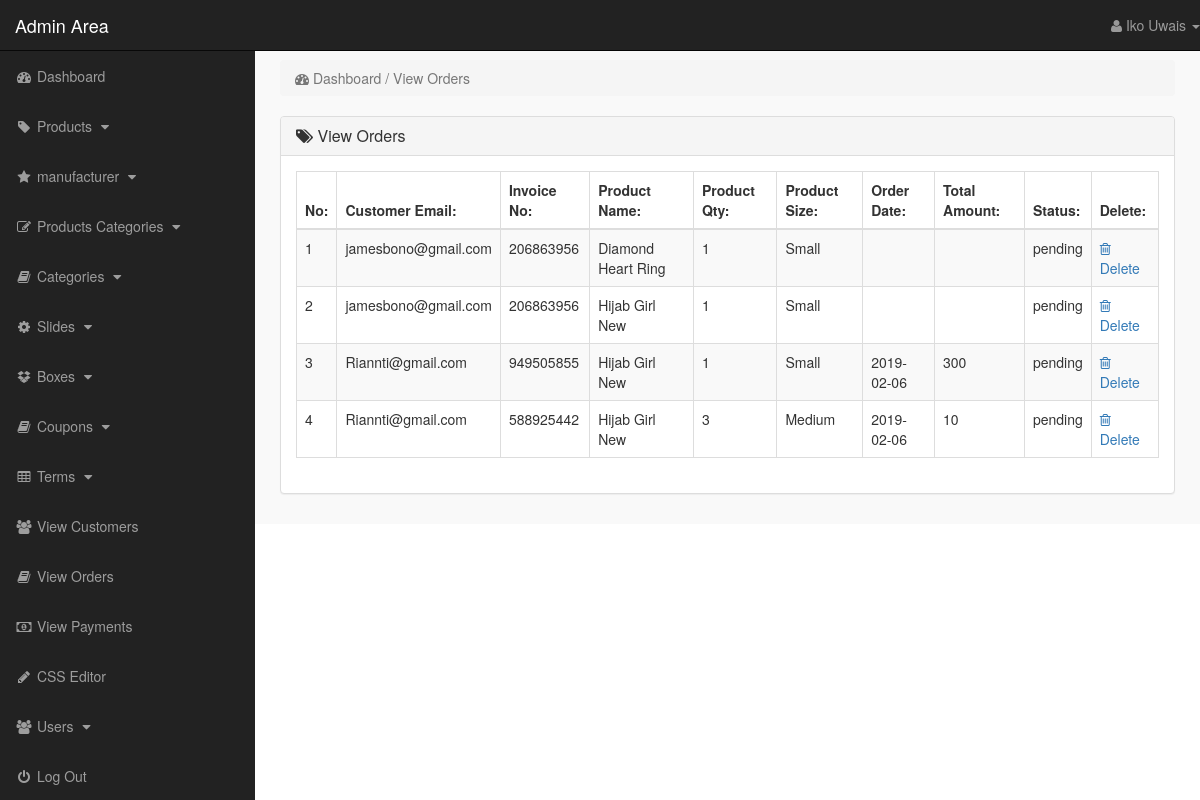
The page /M-Dev-Store/admin_area/index.php?view_orders (signed in) on the database its author committed.
### tables this page shows
CREATE TABLE `pending_orders` (
  `order_id` int(10) NOT NULL,
  `customer_id` int(10) NOT NULL,
  `invoice_no` int(10) NOT NULL,
  `product_id` text NOT NULL,
  `qty` int(10) NOT NULL,
  `size` text NOT NULL,
  `order_status` text NOT NULL
);

CREATE TABLE `customers` (
  `customer_id` int(10) NOT NULL,
  `customer_name` varchar(255) NOT NULL,
  `customer_email` varchar(255) NOT NULL,
  `customer_pass` varchar(255) NOT NULL,
  `customer_country` text NOT NULL,
  `customer_city` text NOT NULL,
  `customer_contact` varchar(255) NOT NULL,
  `customer_address` text NOT NULL,
  `customer_image` text NOT NULL,
  `customer_ip` varchar(100) NOT NULL
);

CREATE TABLE `products` (
  `product_id` int(10) NOT NULL,
  `p_cat_id` int(10) NOT NULL,
  `cat_id` int(10) NOT NULL,
  `manufacturer_id` int(10) NOT NULL,
  `date` timestamp NOT NULL DEFAULT CURRENT_TIMESTAMP ON UPDATE CURRENT_TIMESTAMP,
  `product_title` text NOT NULL,
  `product_url` text NOT NULL,
  `product_img1` text NOT NULL,
  `product_img2` text NOT NULL,
  `product_img3` text NOT NULL,
  `product_price` int(10) DEFAULT NULL,
  `product_keywords` text NOT NULL,
  `product_desc` text NOT NULL,
  `product_label` text NOT NULL,
  `product_sale` int(100) NOT NULL
);

CREATE TABLE `customer_orders` (
  `order_id` int(10) NOT NULL,
  `customer_id` int(10) NOT NULL,
  `due_amount` int(100) NOT NULL,
  `invoice_no` int(100) NOT NULL,
  `qty` int(10) NOT NULL,
  `size` text NOT NULL,
  `order_date` date NOT NULL,
  `order_status` text NOT NULL
);

### M-Dev-Store/admin_area/view_orders.php (the view)
<?php
    if(!isset($_SESSION['admin_email'])){
        echo "<script>window.open('login.php','_self')</script>";
    }else{
?>
<div class="row">
    <div class="col-lg-12">
        <ol class="breadcrumb">
            <li class="active">
                <i class="fa fa-dashboard"></i> Dashboard / View Orders
            </li>
        </ol>
    </div>
</div>
<div class="row">
    <div class="col-lg-12">
        <div class="panel panel-default">
            <div class="panel-heading">
               <h3 class="panel-title">
                   <i class="fa fa-tags"></i>  View Orders
               </h3>
            </div>
            <div class="panel-body">
                <div class="table-responsive">
                    <table class="table table-striped table-bordered table-hover">
                        <thead>
                            <tr>
                                <th> No: </th>
                                <th> Customer Email: </th>
                                <th> Invoice No: </th>
                                <th> Product Name: </th>
                                <th> Product Qty: </th>
                                <th> Product Size: </th>
                                <th> Order Date: </th>
                                <th> Total Amount: </th>
                                <th> Status: </th>
                                <th> Delete: </th>
                            </tr>
                        </thead>
                        <tbody>
                            <?php
                                $i=0;
                                $get_orders = "select * from pending_orders";
                                $run_orders = mysqli_query($con,$get_orders);
                                while($row_order=mysqli_fetch_array($run_orders)){
                                    $order_id = $row_order['order_id'];
                                    $c_id = $row_order['customer_id'];
                                    $invoice_no = $row_order['invoice_no'];
                                    $product_id = $row_order['product_id'];
                                    $qty = $row_order['qty'];
                                    $size = $row_order['size'];
                                    $order_status = $row_order['order_status'];
                                    $get_products = "select * from products where product_id='$product_id'";
                                    $run_products = mysqli_query($con,$get_products);
                                    $row_products = mysqli_fetch_array($run_products);
                                    $product_title = $row_products['product_title'];
                                    $get_customer = "select * from customers where customer_id='$c_id'";
                                    $run_customer = mysqli_query($con,$get_customer);
                                    $row_customer = mysqli_fetch_array($run_customer);
                                    $customer_email = $row_customer['customer_email'];
                                    $get_c_order = "select * from customer_orders where order_id='$order_id'";
                                    $run_c_order = mysqli_query($con,$get_c_order);
                                    $row_c_order = mysqli_fetch_array($run_c_order);
                                    $order_date = $row_c_order['order_date'];
                                    $order_amount = $row_c_order['due_amount'];
                                    $i++;
                            ?>
                            <tr>
                                <td> <?php echo $i; ?> </td>
                                <td> <?php echo $customer_email; ?> </td>
                                <td> <?php echo $invoice_no; ?></td>
                                <td> <?php echo $product_title; ?> </td>
                                <td> <?php echo $qty; ?></td>
                                <td> <?php echo $size; ?> </td>
                                <td> <?php echo $order_date; ?> </td>
                                <td> <?php echo $order_amount; ?> </td>
                                <td>
                                    <?php
                                        if($order_status=='pending'){
                                            echo $order_status='pending';
                                        }else{
                                            echo $order_status='Complete';
                                        }
                                    ?>
                                </td>
                                <td>
                                     <a href="index.php?delete_order=<?php echo $order_id; ?>">
                                        <i class="fa fa-trash-o"></i> Delete
                                     </a>
                                </td>
                            </tr>
                            <?php } ?>
                        </tbody>
                    </table>
                </div>
            </div>
        </div>
    </div>
</div>
<?php } ?>

### M-Dev-Store/admin_area/includes/sidebar.php (shortened to what this page needs)
<?php
    if(!isset($_SESSION['admin_email'])){
        echo "<script>window.open('login.php','_self')</script>";
    }else{
?>
<nav class="navbar navbar-inverse navbar-fixed-top">
    <div class="navbar-header">
        <a href="index.php?dashboard" class="navbar-brand">Admin Area</a>
    </div>
    <ul class="nav navbar-right top-nav">
        <li class="dropdown">
            <a href="#" class="dropdown-toggle" data-toggle="dropdown">
                <i class="fa fa-user"></i> <?php echo $admin_name;  ?> <b class="caret"></b>
            </a>
        </li>
    </ul>
    <div class="collapse navbar-collapse navbar-ex1-collapse">
        <ul class="nav navbar-nav side-nav">
            <li>
                <a href="index.php?dashboard">
                        <i class="fa fa-fw fa-dashboard"></i> Dashboard
                </a>
            </li>
            <li>
                <a href="#" data-toggle="collapse" data-target="#products">
                        <i class="fa fa-fw fa-tag"></i> Products
                        <i class="fa fa-fw fa-caret-down"></i>
                </a>
            </li>
            <li>
                <a href="#" data-toggle="collapse" data-target="#manufacturer">
                        <i class="fa fa-fw fa-star"></i> manufacturer
                        <i class="fa fa-fw fa-caret-down"></i>
                </a>
            </li>
            <li>
                <a href="#" data-toggle="collapse" data-target="#p_cat">
                        <i class="fa fa-fw fa-edit"></i> Products Categories
                        <i class="fa fa-fw fa-caret-down"></i>
                </a>
            </li>
            <li>
                <a href="#" data-toggle="collapse" data-target="#cat">
                        <i class="fa fa-fw fa-book"></i> Categories
                        <i class="fa fa-fw fa-caret-down"></i>
                </a>
            </li>
            <li>
                <a href="#" data-toggle="collapse" data-target="#slides">
                        <i class="fa fa-fw fa-gear"></i> Slides
                        <i class="fa fa-fw fa-caret-down"></i>
                </a>
            </li>
            <li>
                <a href="#" data-toggle="collapse" data-target="#boxes">
                        <i class="fa fa-fw fa-dropbox"></i> Boxes
                        <i class="fa fa-fw fa-caret-down"></i>
                </a>
            </li>
            <li>
                <a href="#" data-toggle="collapse" data-target="#coupon">
                        <i class="fa fa-fw fa-book"></i> Coupons
                        <i class="fa fa-fw fa-caret-down"></i>
                </a>
            </li>
            <li>
                <a href="#" data-toggle="collapse" data-target="#terms">
                        <i class="fa fa-fw fa-table"></i> Terms
                        <i class="fa fa-fw fa-caret-down"></i>
                </a>
            </li>
            <li>
                <a href="index.php?view_customers">
                    <i class="fa fa-fw fa-users"></i> View Customers
                </a>
            </li>
            <li>
                <a href="index.php?view_orders">
                    <i class="fa fa-fw fa-book"></i> View Orders
                </a>
            </li>
            <li>
                <a href="index.php?view_payments">
                    <i class="fa fa-fw fa-money"></i> View Payments
                </a>
            </li>
            <li>
                <a href="index.php?edit_css">
                    <i class="fa fa-fw fa-pencil"></i> CSS Editor
                </a>
            </li>
            <li>
                <a href="#" data-toggle="collapse" data-target="#users">
                        <i class="fa fa-fw fa-users"></i> Users
                        <i class="fa fa-fw fa-caret-down"></i>
                </a>
            </li>
            <li>
                <a href="logout.php">
                    <i class="fa fa-fw fa-power-off"></i> Log Out
                </a>
            </li>
        </ul>
    </div>
</nav>
<?php } ?>

### M-Dev-Store/admin_area/css/style.css (style rules this page uses)
body { margin-top: 100px; }
@media (min-width: 768px) { body { margin-top: 50px; } }
.top-nav { 0 15px; }
.top-nav>li { float: left; display: inline-block; }
.top-nav>li>a { color: #999999; line-height: 20px; padding-top: 15px; padding-bottom: 15px; }
@media (min-width: 768px) { .side-nav { position: fixed; top: 51px; bottom: 0; width: 255px; overflow-y: auto; overflow-x: hidden; background-color: #222222; padding-bottom: 40px; border-radius: 0; } }
@media (min-width: 768px) { .side-nav>li>a { width: 255px; } }
.panel-body { border-radius: 5px; }

### rows shown on the page
pending_orders: customer.customer_email "jamesbono@gmail.com", invoice_no "206863956", product.product_title "Diamond Heart Ring", qty "1", size "Small"
pending_orders: customer.customer_email "jamesbono@gmail.com", invoice_no "206863956", product.product_title "Hijab Girl New", qty "1", size "Small"
pending_orders: customer.customer_email "Riannti@gmail.com", invoice_no "949505855", product.product_title "Hijab Girl New", qty "1", size "Small", customer_orders.order_date "2019-02-06", customer_orders.due_amount "300"
pending_orders: customer.customer_email "Riannti@gmail.com", invoice_no "588925442", product.product_title "Hijab Girl New", qty "3", size "Medium", customer_orders.order_date "2019-02-06", customer_orders.due_amount "10"

### other values the page prints
$admin_name "Iko Uwais"
